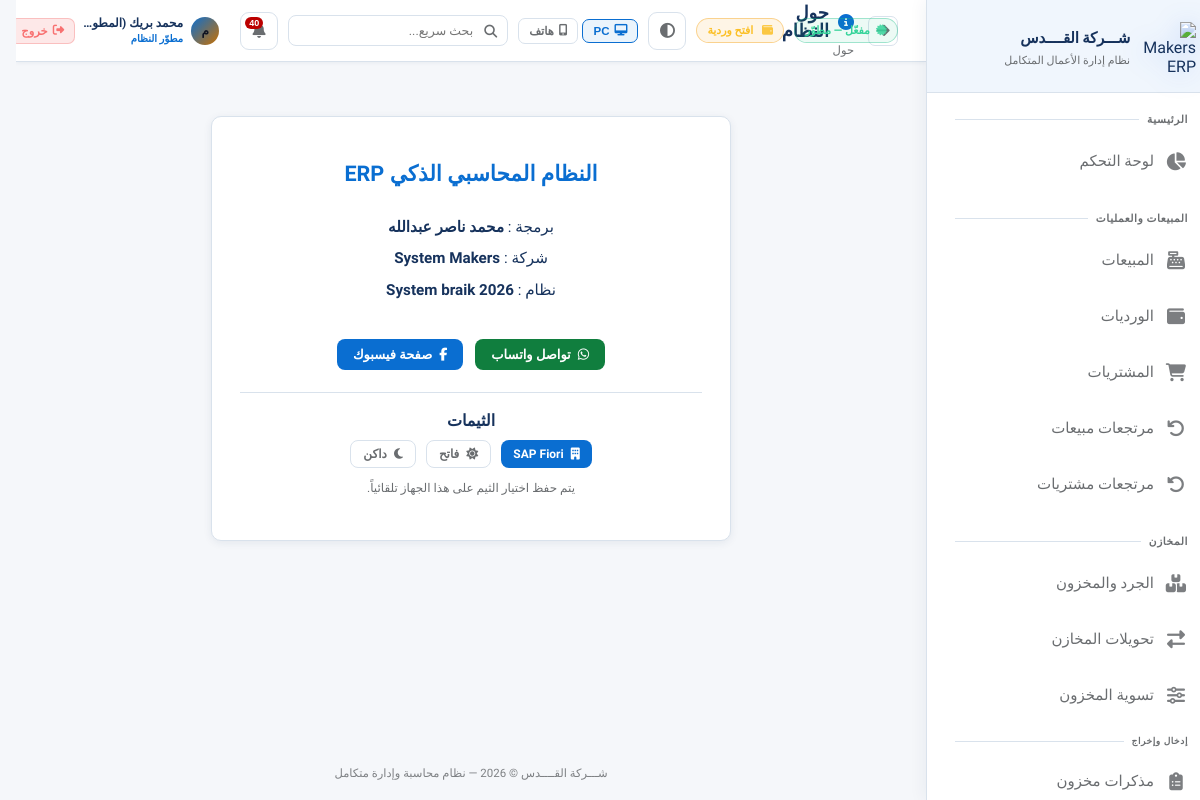
Page /about (signed in) on the earlier database version.
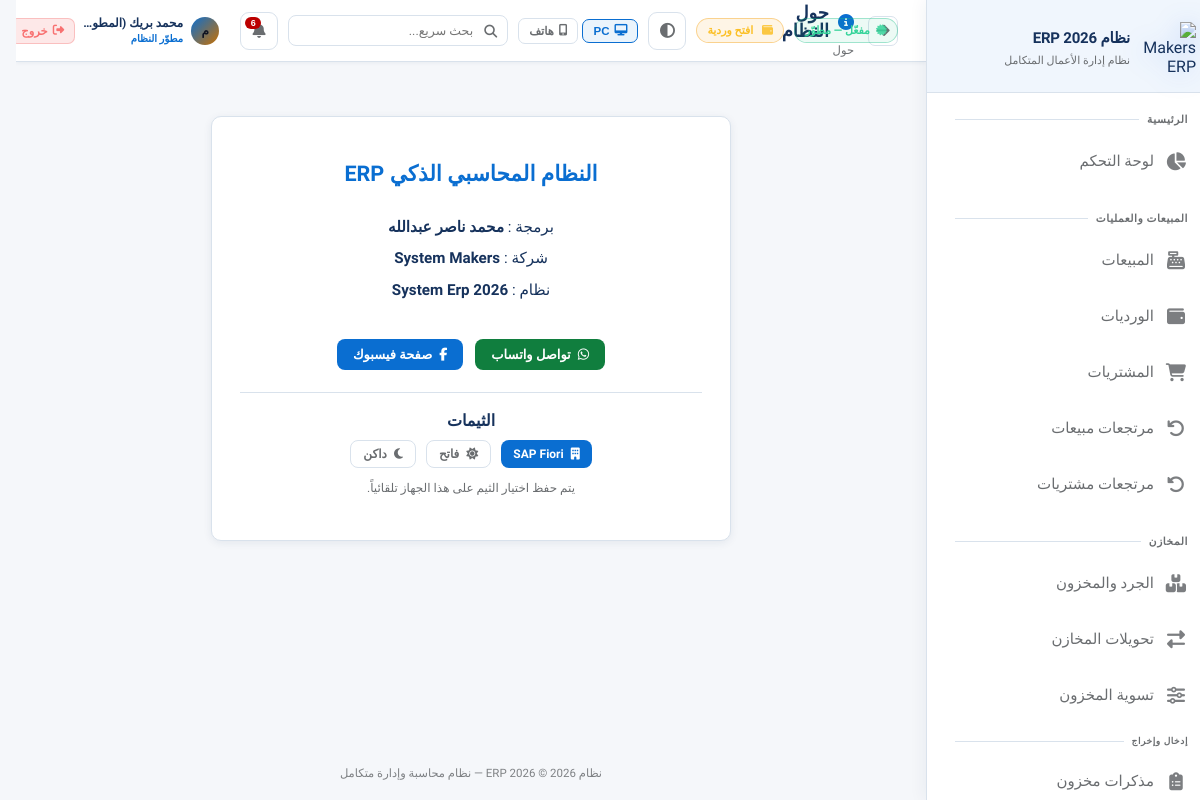
Same page on the later database version.
### app.py (models this page shows)
class AppSetting(db.Model):
    id = db.Column(db.Integer, primary_key=True)
    key = db.Column(db.String(80), unique=True, nullable=False)
    value = db.Column(db.Text)

### app.py (the view)
@app.route('/about')
@login_required
def about():
    gs = get_app_settings_dict(branch_id=getattr(current_user, 'branch_id', None))
    return render_template('about.html', settings=gs)

### app.py (called while the page is built, shortened)
@login_manager.user_loader
def load_user(user_id):
    return User.query.get(int(user_id))

def user_can(user, perm: str) -> bool:
    if not user or not user.is_authenticated:
        return False
    if getattr(user, 'role', None) == 'developer':
        return True

def user_can_approve_transfers(user) -> bool:
    if not user or not user.is_authenticated:
        return False
    if getattr(user, 'role', None) in ('developer', 'admin'):
        return True
    custom = _perm_list_from_user(user)
    if custom is not None:
        return 'transfer_approve' in custom
    return False

def user_can_delete_users_account(user) -> bool:
    if not user or not user.is_authenticated:
        return False
    if getattr(user, 'role', None) == 'developer':
        return True

def permission_keys_for_editor(viewer):
    if not viewer or not getattr(viewer, 'is_authenticated', False):
        return [x for x in PERMISSION_KEYS if x[0] not in DEVELOPER_ONLY_PERMS]
    if getattr(viewer, 'role', None) == 'developer':
        return list(PERMISSION_KEYS)
    return [x for x in PERMISSION_KEYS if x[0] not in DEVELOPER_ONLY_PERMS]

### templates/about.html (shortened to what this page needs)
{% extends 'base.html' %}
{% set block_icon = 'fas fa-info-circle' %}
{% block page_title %}حول النظام{% endblock %}
{% block breadcrumb %}حول{% endblock %}
{% block content %}
<div class="card" style="max-width:520px;margin:2rem auto;text-align:center;">
    <div class="card-body" style="padding:2.5rem 1.75rem;">
        <div style="font-size:1.35rem;font-weight:800;margin-bottom:1.25rem;color:var(--accent);line-height:1.6;">
            النظام المحاسبي الذكي ERP
        </div>
        <div style="font-size:0.95rem;line-height:2.1;color:var(--text);">
            <div>برمجة : <strong>محمد ناصر عبدالله</strong></div>
            <div>شركة : <strong>System Makers</strong></div>
            <div>نظام : <strong>{{ settings.get('program_label', 'System Erp 2026') }}</strong></div>
        </div>
        <div style="display:flex;flex-wrap:wrap;gap:12px;justify-content:center;margin-top:2rem;">
            <a href="https://wa.me/201103763082" target="_blank" rel="noopener noreferrer" class="btn btn-success">
                <i class="fab fa-whatsapp"></i> تواصل واتساب
            </a>
            <a href="https://www.facebook.com/profile.php?id=100095476066188" target="_blank" rel="noopener noreferrer" class="btn btn-info">
                <i class="fab fa-facebook-f"></i> صفحة فيسبوك
            </a>
        </div>
        <div style="margin-top:22px;padding-top:18px;border-top:1px solid var(--border);">
            <div style="font-weight:800;margin-bottom:10px;color:var(--text);">الثيمات</div>
            <div style="display:flex;flex-wrap:wrap;gap:10px;justify-content:center;">
                <button type="button" class="btn btn-primary btn-sm" onclick="erpSetTheme('fiori')"><i class="fas fa-building"></i> SAP Fiori</button>
                <button type="button" class="btn btn-outline btn-sm" onclick="erpSetTheme('light')"><i class="fas fa-sun"></i> فاتح</button>
                <button type="button" class="btn btn-outline btn-sm" onclick="erpSetTheme('dark')"><i class="fas fa-moon"></i> داكن</button>
            </div>
            <div style="margin-top:10px;font-size:12px;color:var(--text-muted);line-height:1.8;">
                يتم حفظ اختيار الثيم على هذا الجهاز تلقائياً.
            </div>
        </div>
    </div>
</div>
{% endblock %}

### templates/base.html (shortened to what the changed rows need)
<!DOCTYPE html>
<html lang="ar" dir="rtl" data-theme="fiori" data-layout-default="{{ layout_max_width | default('1400px') }}">
<head>
    <link rel="stylesheet" href="https://cdnjs.cloudflare.com/ajax/libs/font-awesome/6.5.0/css/all.min.css">
    <link rel="stylesheet" href="{{ url_for('static', filename='css/style.css') }}">
</head>
<body>
<aside class="sidebar sidebar-enterprise" id="sidebar">
    <div class="sidebar-logo">
        <div class="logo-text">
            <div class="name">{{ app_brand_title | default('النظام المحاسبي الذكي ERP') }}</div>
            <div class="sub">نظام إدارة الأعمال المتكامل</div>
        </div>
    </div>
</aside>
<main class="main-content">
    <div class="topbar">
        <div style="display:flex;align-items:center;gap:14px;">
        </div>
        <div class="topbar-right">
        </div>
    </div>
    <div class="content fade-in">
        {% block content %}{% endblock %}
    </div>
    <div class="app-footer-note">{{ app_brand_title }} © 2026 — نظام محاسبة وإدارة متكامل</div>
</main>
</body>
</html>

Differences in the rows shown:
changed AppSetting: value "شـــركة القــــدس" → "نظام ERP 2026"
changed AppSetting: get "System braik 2026" → "System Erp 2026"
